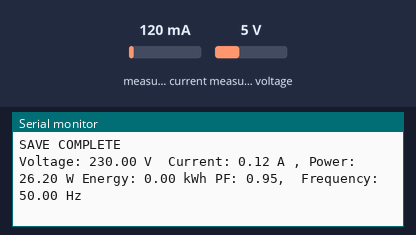
Simulated run of this sketch. Board: Arduino Uno, built with avr-gcc and run on an emulated ATmega328P. On the bench: the last lines printed to the serial monitor. The inputs (shaded band) are chosen by the test bench; at power-on: measured current 120 mA, measured voltage 5 V. Storage starts empty.

Above: at 1.2 s.
1.3 s: measured current set to 40 mA
At 1.8 s:
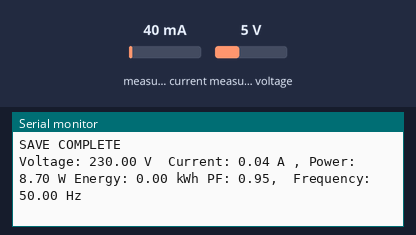
2.8 s: measured voltage set to 0.3 V
At 4.2 s:
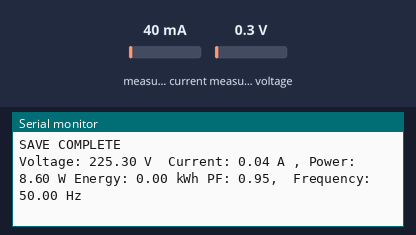
4.3 s: measured current set to 500 mA
At 5.5 s:
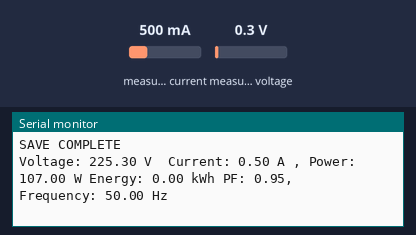
Timing chart, 0 to 7.3 s (numbered marks = the images above; inputs shaded):
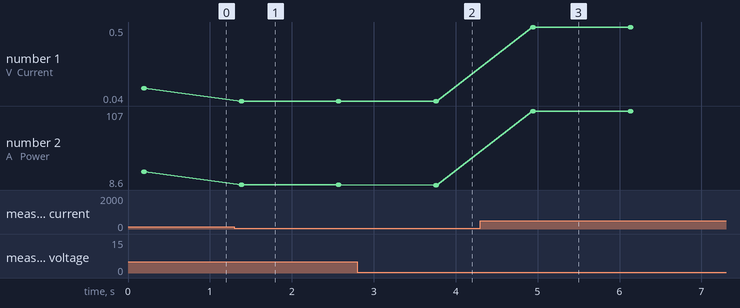

The sketch:

EnergyDatalogger.ino
```cpp
#include <TinyGPSPlus.h>
#include <TimeLib.h>          // include Arduino time library
#include <SoftwareSerial.h>
#include <SPI.h>
#include <Wire.h>

#include <PZEM004Tv30.h>
#include <SPI.h>
#include <SD.h>

const int chipSelect = 8;

#if !defined(PZEM_RX_PIN) && !defined(PZEM_TX_PIN)
#define PZEM_RX_PIN 2
#define PZEM_TX_PIN 3
#endif


SoftwareSerial pzemSWSerial(PZEM_RX_PIN, PZEM_TX_PIN);
PZEM004Tv30 pzem(pzemSWSerial);

#define SCREEN_WIDTH 128 // pixel ความกว้าง
#define SCREEN_HEIGHT 32 // pixel ความสูง


static const int RXPin = 10, TXPin = 9;
static const uint32_t GPSBaud = 9600;

// The TinyGPSPlus object
TinyGPSPlus gps;

// The serial connection to the GPS device
SoftwareSerial ss(RXPin, TXPin);


void setup()
{

   Serial.begin(115200);
  Serial.print("Initializing SD card...");

  // see if the card is present and can be initialized:
  if (!SD.begin(chipSelect)) {
    Serial.println("Card failed, or not present");
    // don't do anything more:

  }
  Serial.println("card initialized.");


}


void loop()
{


    delay(100);
    // Read the data from the sensor
    float voltage = pzem.voltage();
    float current = pzem.current();
    float power = pzem.power();
    float energy = pzem.energy();
    float frequency = pzem.frequency();
    float pf = pzem.pf();

    // Check if the data is valid
    if(isnan(voltage)){
        Serial.println("Error reading voltage");

    } else {


        //ss.begin(GPSBaud);
        //delay(100);
        //char dateGps[32];
        //sprintf(dateGps, "%02d/%02d/%02d ", gps.date.day(), gps.date.month(), gps.date.year());
        //char timeGps[32];
        //sprintf(timeGps, "%02d/%02d/%02d ", gps.time.hour(), gps.time.minute(), gps.time.second());
        String data1 = "Voltage: " + String(voltage)  + " V "   + " Current: "   + String(current) +" A " + ", Power: " + String(power)+ " W " ;
        String data2 = "Energy: " + String(energy)   + " kWh " ;//
        String data3 = "PF: " + String(pf)+ ", ";// + String(dateGps) + String(timeGps);
        String data4 = " Frequency: " + String((frequency))+" Hz " ;

        Serial.print(data1);
        Serial.print(data2);
        Serial.print(data3);
        Serial.println(data4);
        Serial.println("SAVE COMPLETE");
        sdcard(data1 + data2 + data3 +data4 );
    }


 delay(1000);
}


void sdcard(String dataString)
{


  // open the file. note that only one file can be open at a time,
  // so you have to close this one before opening another.
  File dataFile = SD.open("datalog.csv", FILE_WRITE);

  // if the file is available, write to it:
  if (dataFile) {
    dataFile.println(dataString);
    dataFile.close();
    // print to the serial port too:
    Serial.println(dataString);
  }
  // if the file isn't open, pop up an error:
  else {
    Serial.println("error opening datalog.txt");
  }
}
```

Measured:
- after the input at 1.3 s, the serial monitor: prints a new line after 0.07 s (image 1)
- after the input at 2.8 s, the serial monitor: prints a new line after 0.95 s (image 2)
- after the input at 4.3 s, the serial monitor: prints a new line after 0.64 s (image 3)
- plotted number 1: 0.12 → 0.04 after the input at 1.3 s, 0.04 → 0.5 after the input at 4.3 s
- plotted number 2: 26.2 → 8.7 after the input at 1.3 s, 8.7 → 8.6 after the input at 2.8 s, 8.6 → 107 after the input at 4.3 s
